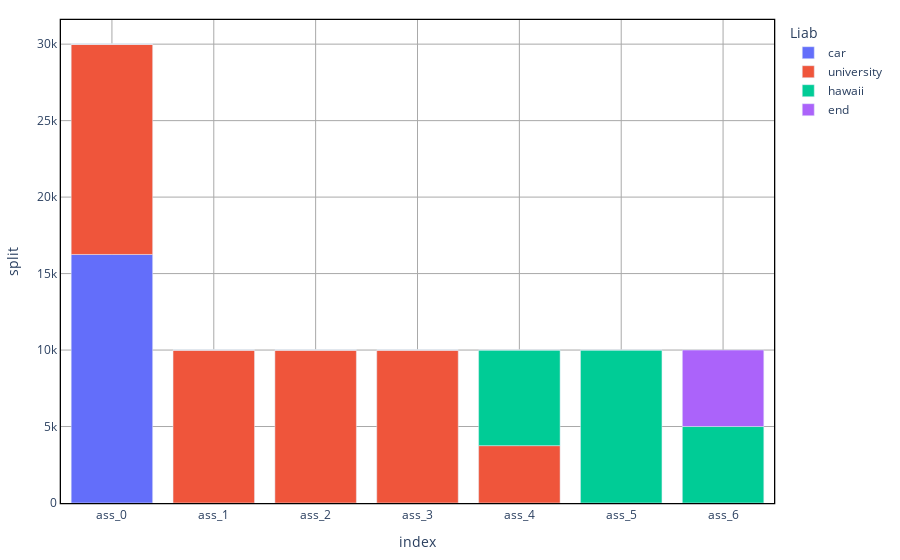

Notebook code for this chart:
### Code cell
AssetPerLiab = {}
for a in A:
    Asset_al = list(np.sum(Assets_l[a], axis = 1))
    Asset_al.append(np.sum(Assets_end[a]))
    L_end = list(L)
    L_end.append("end")
    AssetPerLiab[a] = {L_end[l]:Asset_al[l] for l in np.arange(len(L_end))}

AssetPerLiab = pd.DataFrame(AssetPerLiab).transpose().reset_index()
AssetPerLiab = AssetPerLiab.melt(id_vars=['index'], var_name='Liab', value_name='split')
plt = px.bar(AssetPerLiab, x="index", y = "split", color = "Liab" )
plt = standardized_chart(plt)
plt.show()

### Figure 1 — Plotly figure (JSON) as saved in the notebook; plotly's stock layout.template omitted (floating-point values rounded to 4 significant figures)
{"data": [{"alignmentgroup": "True", "hovertemplate": "Liab=car<br>index=%{x}<br>split=%{y}<extra></extra>", "legendgroup": "car", "marker": {"color": "#636efa"}, "name": "car", "offsetgroup": "car", "orientation": "v", "showlegend": true, "textposition": "auto", "type": "bar", "x": ["ass_0", "ass_1", "ass_2", "ass_3", "ass_4", "ass_5", "ass_6"], "xaxis": "x", "y": [16250, 0, 0, 0, 0, 0, 0], "yaxis": "y"}, {"alignmentgroup": "True", "hovertemplate": "Liab=university<br>index=%{x}<br>split=%{y}<extra></extra>", "legendgroup": "university", "marker": {"color": "#EF553B"}, "name": "university", "offsetgroup": "university", "orientation": "v", "showlegend": true, "textposition": "auto", "type": "bar", "x": ["ass_0", "ass_1", "ass_2", "ass_3", "ass_4", "ass_5", "ass_6"], "xaxis": "x", "y": [13750, 10000, 10000, 10000, 3750, 0, 0], "yaxis": "y"}, {"alignmentgroup": "True", "hovertemplate": "Liab=hawaii<br>index=%{x}<br>split=%{y}<extra></extra>", "legendgroup": "hawaii", "marker": {"color": "#00cc96"}, "name": "hawaii", "offsetgroup": "hawaii", "orientation": "v", "showlegend": true, "textposition": "auto", "type": "bar", "x": ["ass_0", "ass_1", "ass_2", "ass_3", "ass_4", "ass_5", "ass_6"], "xaxis": "x", "y": [0, 0, 0, 0, 6250, 10000, 5000], "yaxis": "y"}, {"alignmentgroup": "True", "hovertemplate": "Liab=end<br>index=%{x}<br>split=%{y}<extra></extra>", "legendgroup": "end", "marker": {"color": "#ab63fa"}, "name": "end", "offsetgroup": "end", "orientation": "v", "showlegend": true, "textposition": "auto", "type": "bar", "x": ["ass_0", "ass_1", "ass_2", "ass_3", "ass_4", "ass_5", "ass_6"], "xaxis": "x", "y": [0, 0, 0, 0, 0, 0, 5000], "yaxis": "y"}], "layout": {"barmode": "relative", "legend": {"title": {"text": "Liab"}, "tracegroupgap": 0}, "margin": {"b": 20, "l": 20, "r": 20, "t": 20}, "paper_bgcolor": "white", "plot_bgcolor": "white", "showlegend": true, "xaxis": {"anchor": "y", "domain": [0, 1], "gridcolor": "darkgray", "gridwidth": 1, "linecolor": "black", "linewidth": 1.3, "mirror": true, "showgrid": true, "showline": true, "title": {"text": "index"}}, "yaxis": {"anchor": "x", "domain": [0, 1], "gridcolor": "darkgray", "gridwidth": 1, "linecolor": "black", "linewidth": 1.3, "mirror": true, "showgrid": true, "showline": true, "title": {"text": "split"}}}}
